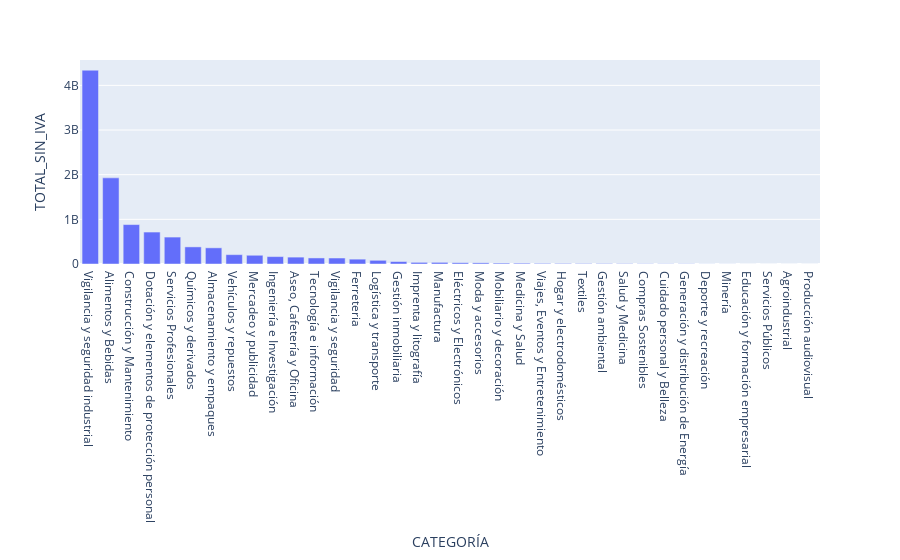

The cell this chart's notebook holds for it:
### Code cell
px.bar(df_CAT, y='TOTAL_SIN_IVA')

### Figure 1 — Plotly figure (JSON) as saved in the notebook; plotly's stock layout.template omitted (floating-point values rounded to 4 significant figures)
{"data": [{"alignmentgroup": "True", "hovertemplate": "CATEGORÍA=%{x}<br>TOTAL_SIN_IVA=%{y}<extra></extra>", "legendgroup": "", "marker": {"color": "#636efa", "pattern": {"shape": ""}}, "name": "", "offsetgroup": "", "orientation": "v", "showlegend": false, "textposition": "auto", "type": "bar", "x": ["Vigilancia y seguridad industrial", "Alimentos y Bebidas", "Construcción y Mantenimiento", "Dotación y elementos de protección personal", "Servicios Profesionales", "Químicos y derivados", "Almacenamiento y empaques", "Vehículos y repuestos", "Mercadeo y publicidad", "Ingeniería e Investigación", "Aseo, Cafetería y Oficina", "Tecnología e información", "Vigilancia y seguridad", "Ferreteria", "Logística y transporte", "Gestión inmobiliaria", "Imprenta y litografía", "Manufactura", "Eléctricos y Electrónicos", "Moda y accesorios", "Mobiliario y decoración", "Medicina y Salud", "Viajes, Eventos y Entretenimiento", "Hogar y electrodomésticos", "Textiles", "Gestión ambiental", "Salud y Medicina", "Compras Sostenibles", "Cuidado personal y Belleza", "Generación y distribución de Energía", "Deporte y recreación", "Minería", "Educación y formación empresarial", "Servicios Públicos", "Agroindustrial", "Producción audiovisual"], "xaxis": "x", "y": [4339572224, 1928684544, 882860608, 715481920, 602906112, 383131712, 362158528, 209335776, 195689648, 165708032, 153989376, 135508496, 133923232, 108569920, 82825104, 54662096, 36668192, 36657428, 28938876, 26076944, 19926016, 17878528, 13508605, 12514375, 10535113, 9553775, 7524205, 5245562, 4682445, 4606302, 1552470, 1453208, 396000, 372071, 250000, 152000], "yaxis": "y"}], "layout": {"barmode": "relative", "legend": {"tracegroupgap": 0}, "margin": {"t": 60}, "xaxis": {"anchor": "y", "domain": [0, 1], "title": {"text": "CATEGORÍA"}}, "yaxis": {"anchor": "x", "domain": [0, 1], "title": {"text": "TOTAL_SIN_IVA"}}}}
